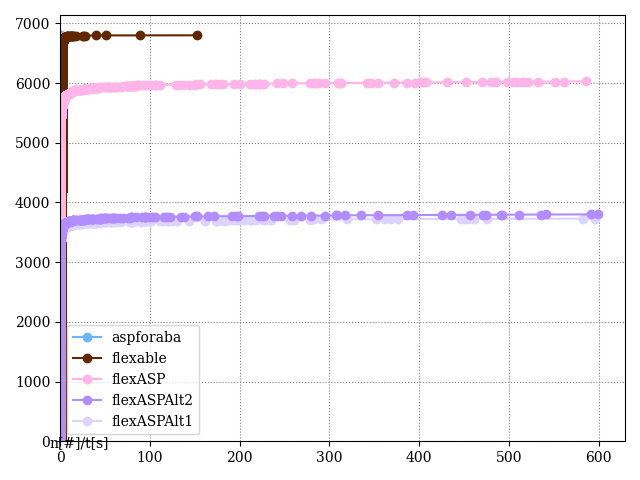

The Python source for this figure:
import pandas as pd
import matplotlib

matplotlib.use('TkAgg')

import matplotlib.pyplot as plt
from cycler import cycler

# plt.style.use('seaborn')
matplotlib.rcParams['font.family'] = 'serif'

import config as cfg
import utilities as ut

# OUTPUT_PATH = '/home/piotr/test/newest_ubuntu_data/Dresden/flexABle/flexable_asp/repo/analysis/cactus_plot.pdf'
OUTPUT_PATH = '/home/piotr/test/newest_ubuntu_data/Dresden/flexABle/flexable_asp/repo/analysis/cactus_plot.png'



# DURATION_COLUMN = 'duration_sec'
# INDEX_COLUMN = 'int_index'


def plot_cactus_plot_reversed(solvers_dfs):

    ax = None
    for i, (solver, solver_df) in enumerate(solvers_dfs.items()):
        df, id_col, val_col = ut.sort(solver_df)

        # connect with line
        ax = df.plot(y=id_col, x=val_col, color=cfg.COLORS[i], marker='o', ax=ax, label=solver)
        # ax = df.plot(y=id_col, x=val_col, color=cfg.COLORS[i], marker=cfg.MARKERS[i], ax=ax, label=solver)
        # just a scatter plot
        #MARKERS = group_df.plot(kind='scatter', y=INDEX_COLUMN, x=DURATION_COLUMN, color=ct.COLORS_DICT[solver], marker=ct.MARKERS_DICT[solver], ax=ax, label=solver)


        # Add grid
        ax.grid(color='grey', linestyle=':')

    ax.set_ylabel('')
    ax.set_xlabel('')

    handles, labels = ax.get_legend_handles_labels()

    # Sort by #solved instances, but always keep vbest
    handles, labels = zip(
        *sorted([*zip(handles, labels)], key=lambda handle_label: solvers_dfs[handle_label[1]].shape[0], reverse=True))

    ax.legend(handles=handles, labels=labels)

    ax.set_ylim(bottom=0)
    ax.set_xlim(left=0)

    plt.tight_layout()

    # these x, y values are dependant on the size of graph
    plt.text(-12, -100, 'n[#]/t[s]')
    plt.savefig(OUTPUT_PATH)
    plt.show()



if __name__ == '__main__':
    # entire dataframe


    solvers_dfs = {approach: ut.filter_timeouts(pd.read_csv(approach_obj.results_path)) for approach, approach_obj in cfg.APPROACHES.items()}

    plot_cactus_plot_reversed(solvers_dfs)
    

